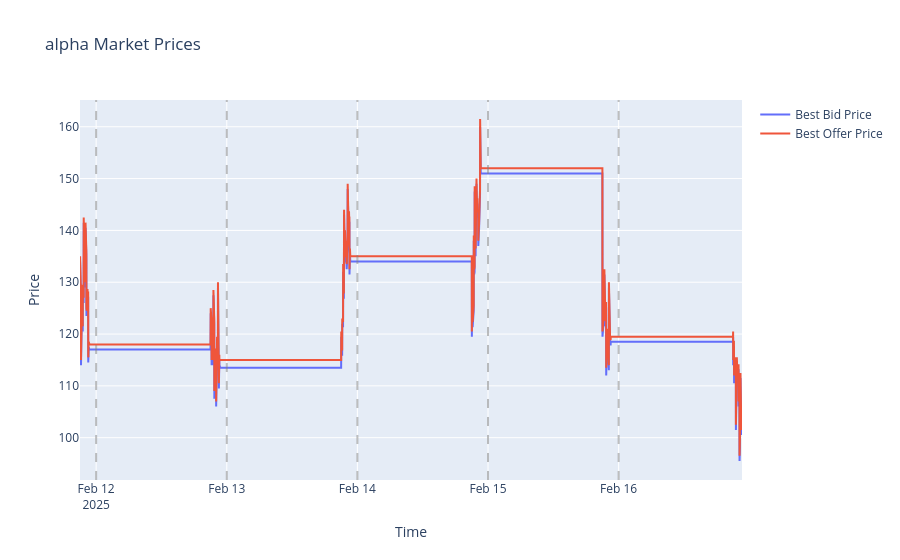
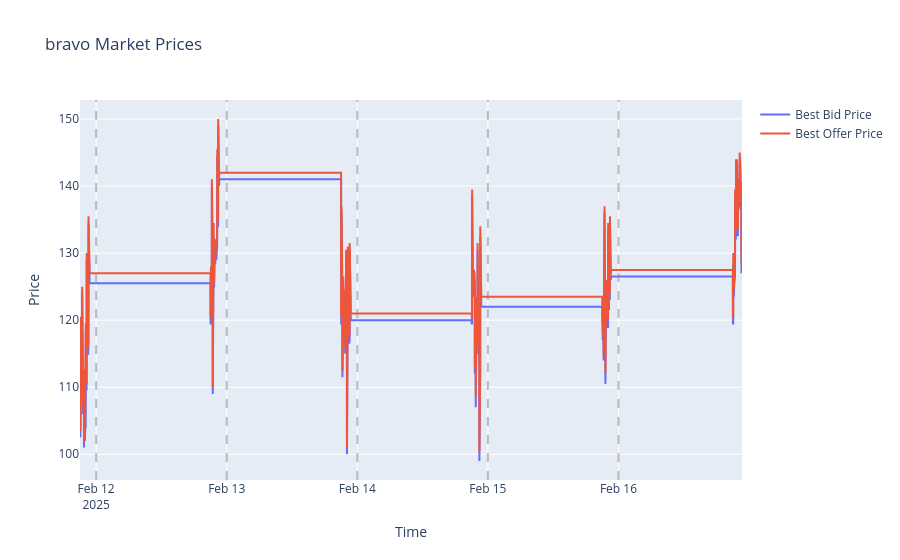
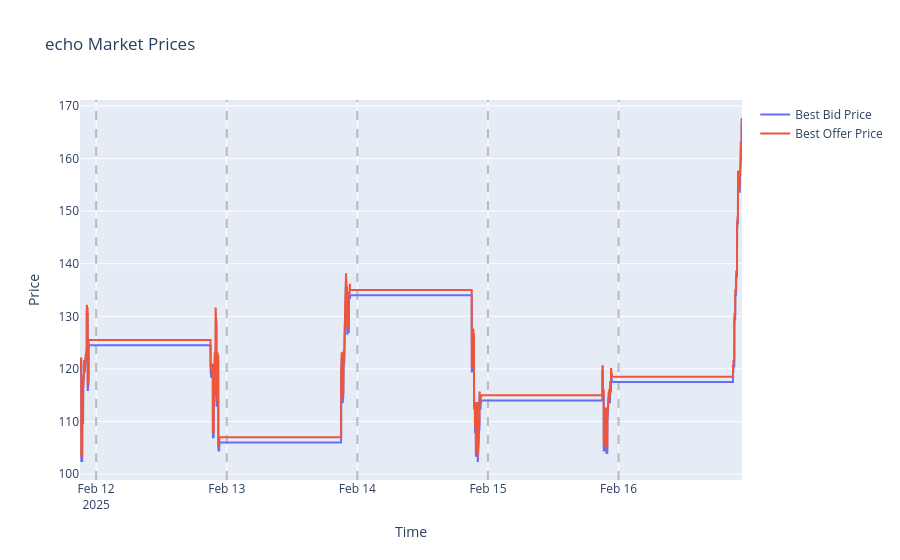
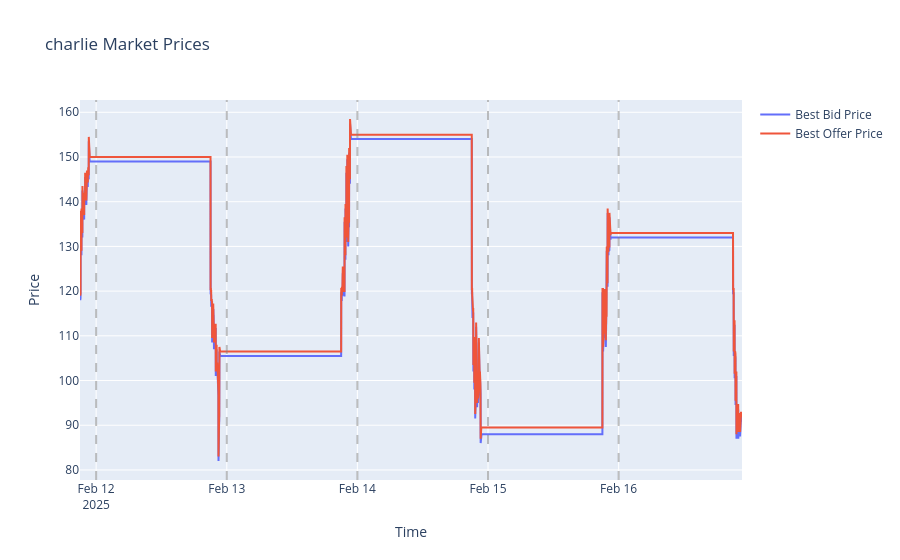

Notebook code cell kept with these figures, in order:
### Code cell
# The leftmost column is the DataFrame's index, which contains timestamps 
# since we set_index('timestamp') earlier

import plotly.graph_objects as go
import numpy as np

for market in market_grids:
    market_data = market_grids[market]
    
    fig = go.Figure()
    fig.add_trace(go.Scatter(
        x=market_data.index,  # The timestamp index
        y=market_data['best_bid_price'],
        name='Best Bid Price',
        mode='lines'
    ))
    fig.add_trace(go.Scatter(
        x=market_data.index,
        y=market_data['best_offer_price'], 
        name='Best Offer Price',
        mode='lines'
    ))

    # Add vertical lines for day boundaries
    dates = [pd.Timestamp(ts).date() for ts in market_data.index]
    unique_days = np.unique(dates)
    for day in unique_days[1:]: # Skip first day since we want end of day
        day_start = pd.Timestamp(day)
        fig.add_vline(x=day_start, line_dash="dash", line_color="gray", opacity=0.5)

    # # Create candlestick chart
    # fig = go.Figure(data=[go.Candlestick(
    #     x=market_data.index,
    #     open=market_data['best_bid_price'],
    #     high=market_data['best_offer_price'],
    #     low=market_data['best_bid_price'],
    #     close=market_data['last_trade_price']
    # )])

    # fig.update_layout(
    #     title=f'{market} Market Candlestick Chart',
    #     xaxis_title='Time',
    #     yaxis_title='Price',
    #     showlegend=True
    # )

    fig.update_layout(
        title=f'{market} Market Prices',
        xaxis_title='Time',
        yaxis_title='Price',
        showlegend=True
    )

    fig.update_yaxes(fixedrange=False)

    fig.show()

### Figure 1 — Plotly figure (JSON) as saved in the notebook; plotly's stock layout.template omitted (floating-point values rounded to 4 significant figures; data arrays with more than 128 entries replaced by an {"elided": "..."} marker saying what was removed)
{"data": [{"mode": "lines", "name": "Best Bid Price", "type": "scatter", "x": {"elided": "7299 str values"}, "y": {"elided": "7299 float values"}}, {"mode": "lines", "name": "Best Offer Price", "type": "scatter", "x": {"elided": "7299 str values"}, "y": {"elided": "7299 float values"}}], "layout": {"shapes": [{"line": {"color": "gray", "dash": "dash"}, "opacity": 0.5, "type": "line", "x0": "2025-02-12T00:00:00", "x1": "2025-02-12T00:00:00", "xref": "x", "y0": 0, "y1": 1, "yref": "y domain"}, {"line": {"color": "gray", "dash": "dash"}, "opacity": 0.5, "type": "line", "x0": "2025-02-13T00:00:00", "x1": "2025-02-13T00:00:00", "xref": "x", "y0": 0, "y1": 1, "yref": "y domain"}, {"line": {"color": "gray", "dash": "dash"}, "opacity": 0.5, "type": "line", "x0": "2025-02-14T00:00:00", "x1": "2025-02-14T00:00:00", "xref": "x", "y0": 0, "y1": 1, "yref": "y domain"}, {"line": {"color": "gray", "dash": "dash"}, "opacity": 0.5, "type": "line", "x0": "2025-02-15T00:00:00", "x1": "2025-02-15T00:00:00", "xref": "x", "y0": 0, "y1": 1, "yref": "y domain"}, {"line": {"color": "gray", "dash": "dash"}, "opacity": 0.5, "type": "line", "x0": "2025-02-16T00:00:00", "x1": "2025-02-16T00:00:00", "xref": "x", "y0": 0, "y1": 1, "yref": "y domain"}], "showlegend": true, "title": {"text": "alpha Market Prices"}, "xaxis": {"title": {"text": "Time"}}, "yaxis": {"fixedrange": false, "title": {"text": "Price"}}}}

### Figure 2 — Plotly figure (JSON) as saved in the notebook; plotly's stock layout.template omitted (floating-point values rounded to 4 significant figures; data arrays with more than 128 entries replaced by an {"elided": "..."} marker saying what was removed)
{"data": [{"mode": "lines", "name": "Best Bid Price", "type": "scatter", "x": {"elided": "7301 str values"}, "y": {"elided": "7301 float values"}}, {"mode": "lines", "name": "Best Offer Price", "type": "scatter", "x": {"elided": "7301 str values"}, "y": {"elided": "7301 float values"}}], "layout": {"shapes": [{"line": {"color": "gray", "dash": "dash"}, "opacity": 0.5, "type": "line", "x0": "2025-02-12T00:00:00", "x1": "2025-02-12T00:00:00", "xref": "x", "y0": 0, "y1": 1, "yref": "y domain"}, {"line": {"color": "gray", "dash": "dash"}, "opacity": 0.5, "type": "line", "x0": "2025-02-13T00:00:00", "x1": "2025-02-13T00:00:00", "xref": "x", "y0": 0, "y1": 1, "yref": "y domain"}, {"line": {"color": "gray", "dash": "dash"}, "opacity": 0.5, "type": "line", "x0": "2025-02-14T00:00:00", "x1": "2025-02-14T00:00:00", "xref": "x", "y0": 0, "y1": 1, "yref": "y domain"}, {"line": {"color": "gray", "dash": "dash"}, "opacity": 0.5, "type": "line", "x0": "2025-02-15T00:00:00", "x1": "2025-02-15T00:00:00", "xref": "x", "y0": 0, "y1": 1, "yref": "y domain"}, {"line": {"color": "gray", "dash": "dash"}, "opacity": 0.5, "type": "line", "x0": "2025-02-16T00:00:00", "x1": "2025-02-16T00:00:00", "xref": "x", "y0": 0, "y1": 1, "yref": "y domain"}], "showlegend": true, "title": {"text": "bravo Market Prices"}, "xaxis": {"title": {"text": "Time"}}, "yaxis": {"fixedrange": false, "title": {"text": "Price"}}}}

### Figure 3 — Plotly figure (JSON) as saved in the notebook; plotly's stock layout.template omitted (floating-point values rounded to 4 significant figures; data arrays with more than 128 entries replaced by an {"elided": "..."} marker saying what was removed)
{"data": [{"mode": "lines", "name": "Best Bid Price", "type": "scatter", "x": {"elided": "7300 str values"}, "y": {"elided": "7300 float values"}}, {"mode": "lines", "name": "Best Offer Price", "type": "scatter", "x": {"elided": "7300 str values"}, "y": {"elided": "7300 float values"}}], "layout": {"shapes": [{"line": {"color": "gray", "dash": "dash"}, "opacity": 0.5, "type": "line", "x0": "2025-02-12T00:00:00", "x1": "2025-02-12T00:00:00", "xref": "x", "y0": 0, "y1": 1, "yref": "y domain"}, {"line": {"color": "gray", "dash": "dash"}, "opacity": 0.5, "type": "line", "x0": "2025-02-13T00:00:00", "x1": "2025-02-13T00:00:00", "xref": "x", "y0": 0, "y1": 1, "yref": "y domain"}, {"line": {"color": "gray", "dash": "dash"}, "opacity": 0.5, "type": "line", "x0": "2025-02-14T00:00:00", "x1": "2025-02-14T00:00:00", "xref": "x", "y0": 0, "y1": 1, "yref": "y domain"}, {"line": {"color": "gray", "dash": "dash"}, "opacity": 0.5, "type": "line", "x0": "2025-02-15T00:00:00", "x1": "2025-02-15T00:00:00", "xref": "x", "y0": 0, "y1": 1, "yref": "y domain"}, {"line": {"color": "gray", "dash": "dash"}, "opacity": 0.5, "type": "line", "x0": "2025-02-16T00:00:00", "x1": "2025-02-16T00:00:00", "xref": "x", "y0": 0, "y1": 1, "yref": "y domain"}], "showlegend": true, "title": {"text": "echo Market Prices"}, "xaxis": {"title": {"text": "Time"}}, "yaxis": {"fixedrange": false, "title": {"text": "Price"}}}}

### Figure 4 — Plotly figure (JSON) as saved in the notebook; plotly's stock layout.template omitted (floating-point values rounded to 4 significant figures; data arrays with more than 128 entries replaced by an {"elided": "..."} marker saying what was removed)
{"data": [{"mode": "lines", "name": "Best Bid Price", "type": "scatter", "x": {"elided": "7299 str values"}, "y": {"elided": "7299 float values"}}, {"mode": "lines", "name": "Best Offer Price", "type": "scatter", "x": {"elided": "7299 str values"}, "y": {"elided": "7299 float values"}}], "layout": {"shapes": [{"line": {"color": "gray", "dash": "dash"}, "opacity": 0.5, "type": "line", "x0": "2025-02-12T00:00:00", "x1": "2025-02-12T00:00:00", "xref": "x", "y0": 0, "y1": 1, "yref": "y domain"}, {"line": {"color": "gray", "dash": "dash"}, "opacity": 0.5, "type": "line", "x0": "2025-02-13T00:00:00", "x1": "2025-02-13T00:00:00", "xref": "x", "y0": 0, "y1": 1, "yref": "y domain"}, {"line": {"color": "gray", "dash": "dash"}, "opacity": 0.5, "type": "line", "x0": "2025-02-14T00:00:00", "x1": "2025-02-14T00:00:00", "xref": "x", "y0": 0, "y1": 1, "yref": "y domain"}, {"line": {"color": "gray", "dash": "dash"}, "opacity": 0.5, "type": "line", "x0": "2025-02-15T00:00:00", "x1": "2025-02-15T00:00:00", "xref": "x", "y0": 0, "y1": 1, "yref": "y domain"}, {"line": {"color": "gray", "dash": "dash"}, "opacity": 0.5, "type": "line", "x0": "2025-02-16T00:00:00", "x1": "2025-02-16T00:00:00", "xref": "x", "y0": 0, "y1": 1, "yref": "y domain"}], "showlegend": true, "title": {"text": "charlie Market Prices"}, "xaxis": {"title": {"text": "Time"}}, "yaxis": {"fixedrange": false, "title": {"text": "Price"}}}}
